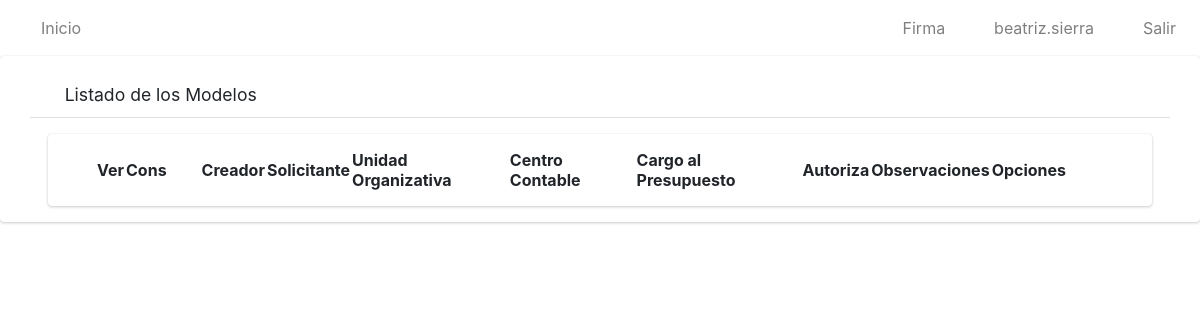
Before: /listar_modelos/ (signed in) with the older database file.
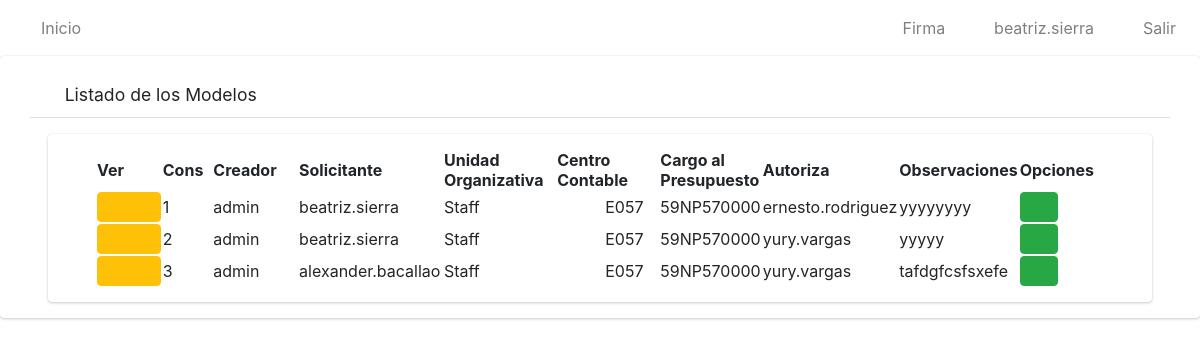
After: the same page with the newer database file.
### app/models.py (models this page shows, shortened)
class Modelo(models.Model):
    nombre=models.CharField(max_length=50)
    solicitante=models.CharField(max_length=50)
    unidad_organizativa=models.CharField(max_length=100)
    c_contable=models.CharField(max_length=4)
    consec=models.IntegerField()
    solicitudes=models.ManyToManyField(Solicitud)
    parleg=models.CharField(max_length=20)
    autoriza=models.CharField(max_length=50)
    cargo_presupuesto=models.CharField(max_length=20)
    observaciones = models.CharField(max_length=500)

### app/views.py (the view)
# urls.py: path('listar_modelos/', ModeloListView.as_view(), name='listarMod'),
class ModeloListView(ListView):
    model = Modelo
    template_name = 'modelos/listar.html'
    @method_decorator(login_required)
    def dispatch(self, request, *args, **kwargs):
        return super().dispatch(request,*args,** kwargs)
    def get_context_data(self, **kwargs):
        context = super().get_context_data(**kwargs)
        lista_solicitantes=[]
        modelos=Modelo.objects.all()
        pos=0
        for i in modelos:
            lista_solicitantes.append(i.solicitudes.first().solicitante)
        context['title'] = "Listado de Solicitudes"
        context['solicitantes'] = lista_solicitantes
        return context

### app/templates/modelos/listar.html (shortened to what this page needs)
{% extends 'base.html' %}
{% load static %}
{% block content %}
    <div class=" card card-default">
        <div class="card-header px-3 mb-3 mt-3 container">
            <h3 class="card-title">
            <i class="fas fa-search"></i>
                Listado de los Modelos
            </h3>
            </div>
        <div class="card card-body content-header mx-5 px-5">
            <table id="myTable" class="display" style="width: 100%;">
                <thead>
                    <tr>
                        <th>Ver</th>
                        <th style="width: 2cm">Cons</th>
                        <th>Creador</th>
                        <th>Solicitante</th>
                        <th>Unidad Organizativa</th>
                        <th>Centro Contable</th>
                        <th>Cargo al Presupuesto</th>
                        <th>Autoriza</th>
                        <th>Observaciones</th>
                        <th style="width: 3cm">Opciones</th>
                    </tr>
                </thead>
                <tbody>
                    {% for i in object_list %}
                    <tr>
                        <td style="width: 1cm"><a href="{% url 'solicitudModel' i.id%}" type="button" class="btn btn-warning">
                    <i class="fas fa-eye" style="width: 1cm"></i>
                </a></td>
                        <td style="width: 20px;">{{i.consec}}</td>
                        <td style="width: 150px;">{{i.nombre}}</td>
                        <td style="width: 150px;">{{i.solicitante}}</td>
                        <td style="width: 150px;">{{i.unidad_organizativa}}</td>
                        <td style="width: 150px;"><div class="pl-5">{{i.c_contable}}</div></td>
                        <td>{{i.cargo_presupuesto}}</td>
                        <td>{{i.autoriza}}</td>
                        <td>{{i.observaciones}}</td>
                        <td>
                {% if perms.app.view_modelo %}
                <a href="#" type="button" class="btn btn-success">
                    <i class="fas fa-download"></i>
                </a>
                {% endif %}
                        </td>
                    </tr>
                    {% endfor %}
                </tbody>
            </table>
        </div>
    </div>
{% endblock %}

Changed rows visible on the page:
added Modelo: consec "1", nombre "admin", solicitante "beatriz.sierra", unidad_organizativa "Staff", c_contable "E057", cargo_presupuesto "59NP570000", autoriza "ernesto.rodriguez", observaciones "yyyyyyyy"
added Modelo: consec "2", nombre "admin", solicitante "beatriz.sierra", unidad_organizativa "Staff", c_contable "E057", cargo_presupuesto "59NP570000", autoriza "yury.vargas", observaciones "yyyyy"
added Modelo: consec "3", nombre "admin", solicitante "alexander.bacallao", unidad_organizativa "Staff", c_contable "E057", cargo_presupuesto "59NP570000", autoriza "yury.vargas", observaciones "tafdgfcsfsxefe"
